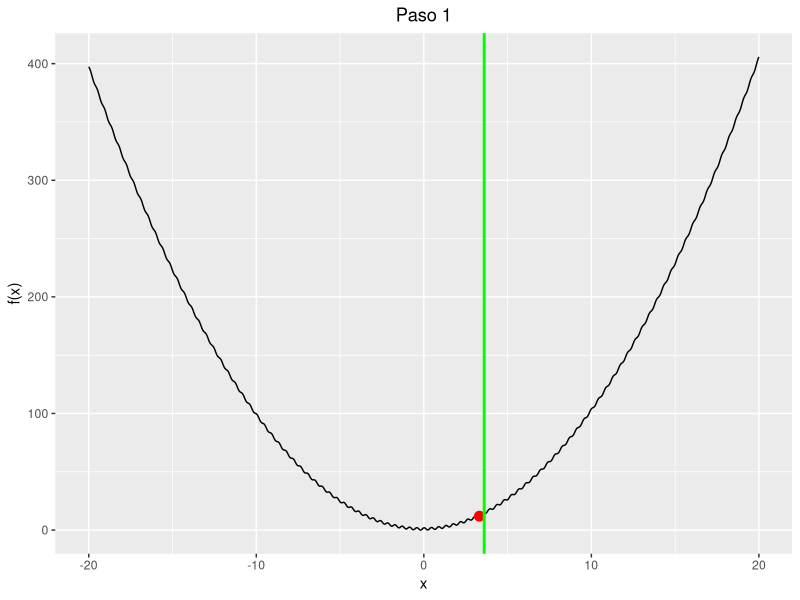
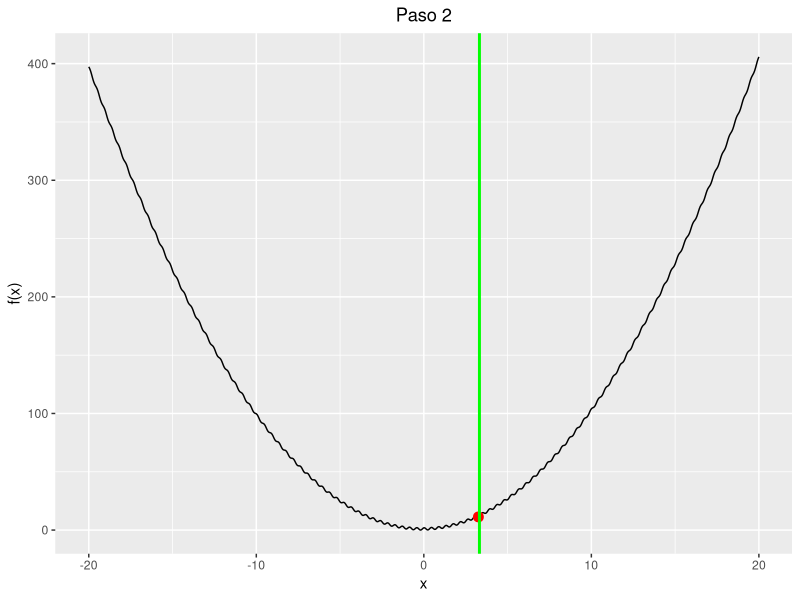
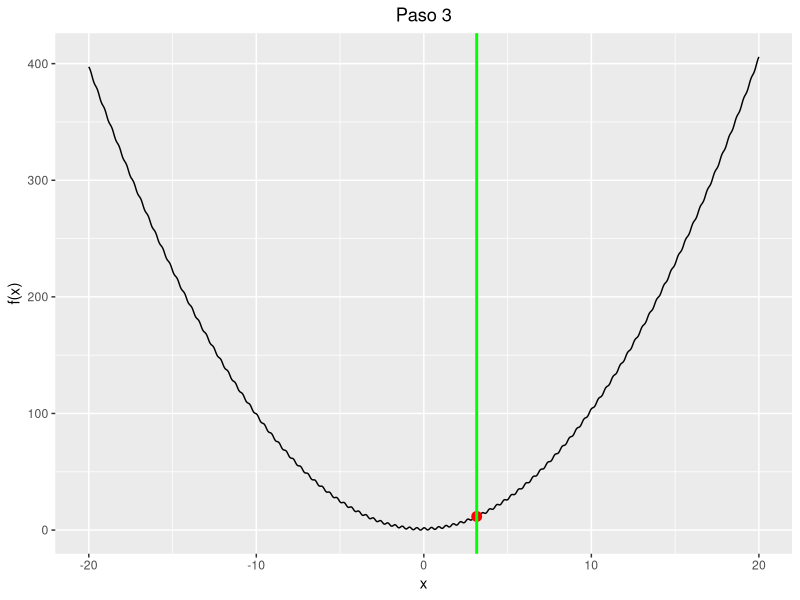
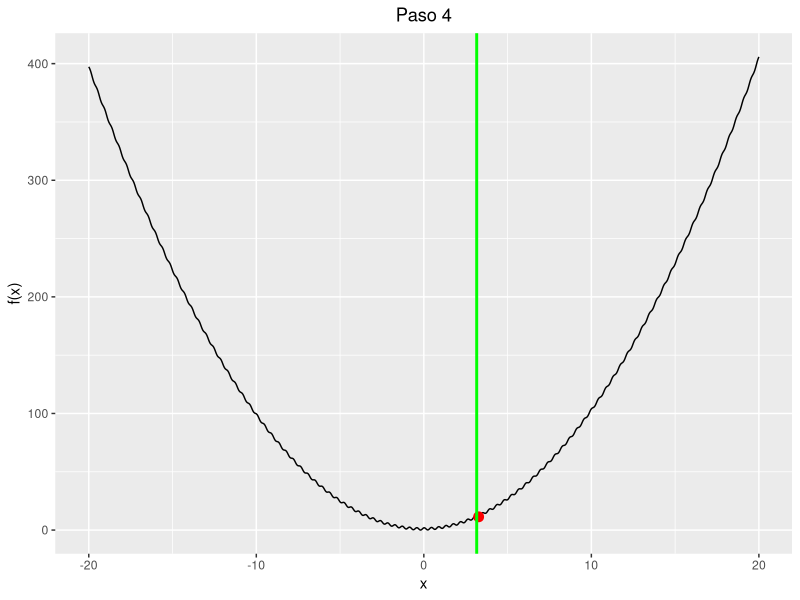
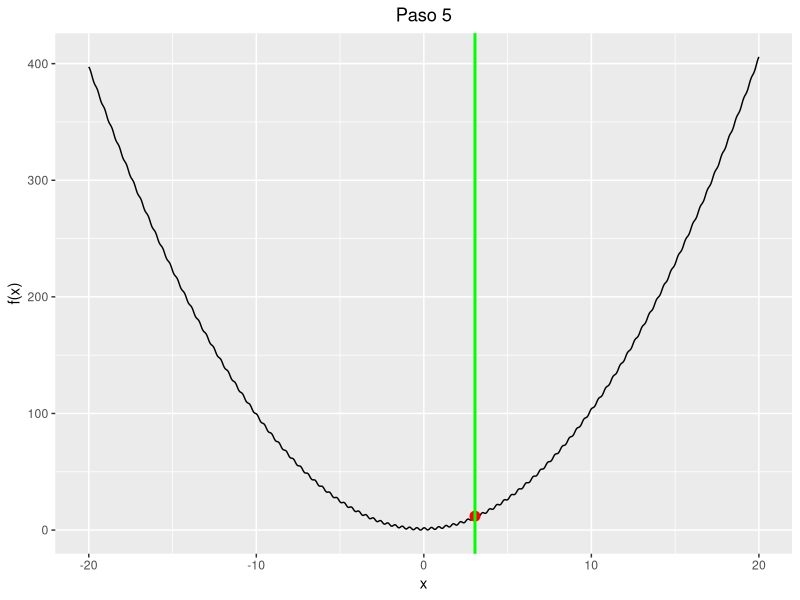
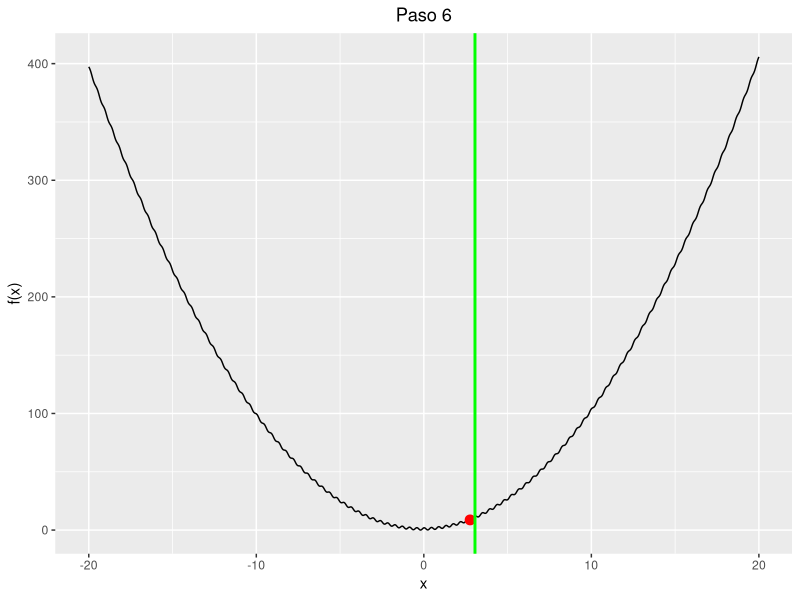
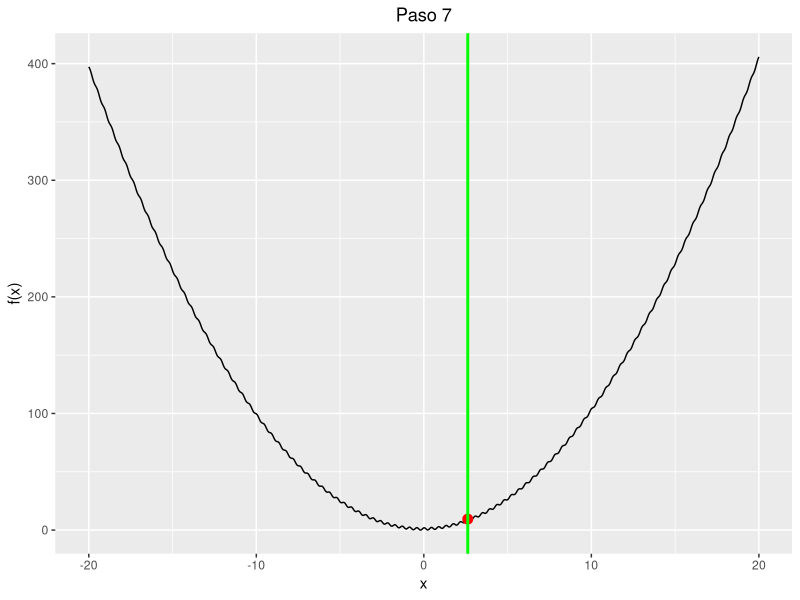
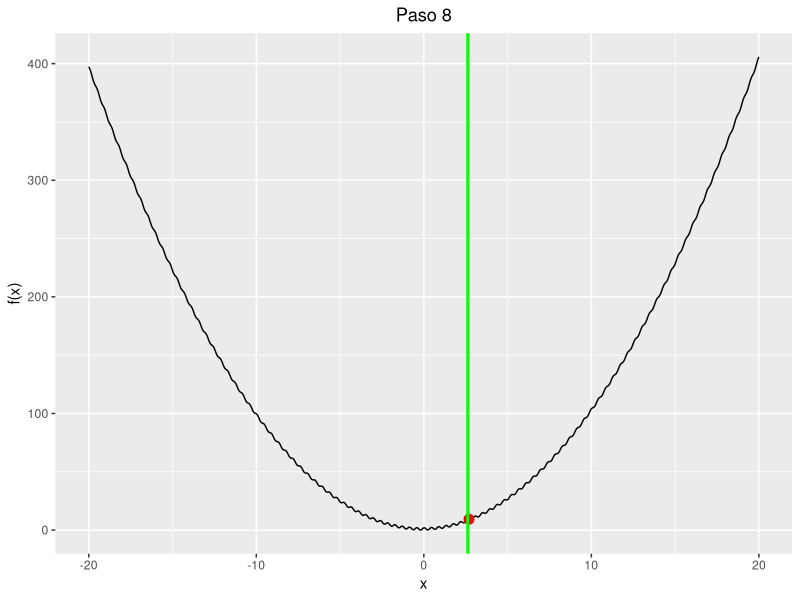

Write the R code that produced these figures, in order. (Note: this script raises an error after producing the figures.)
library(ggplot2)

f <- function(x) {
  return(cos(14.5*x - 0.3) + x * (x + 0.2) + 1.01)
}

low <- -20
high <- -low
x <- seq(low, high, 0.05)
step <- 0.3

tmax <- 50
varE<-seq(0.5,0.9,0.1)
varT<-seq(100,500,100)

for (E in varE){
  for (Temp in varT){
    
    curr<- runif(1, low, high)
    T0<-Temp
  
    for (pasos in 1:tmax){
      
    dx=runif(1,-step,step)
    xp<-curr+dx
    delta<-f(xp)-f(curr)
      
    if (delta>0){
      best<-xp
      curr<-xp}else{
      best<-curr
      if (runif(1)<exp(-(f(xp)-f(curr))/Temp)){
        curr<-xp
        Temp=Temp*E}}
      
      
        ggplot()+
        geom_line(aes(x,f(x)))+
        geom_point(aes(curr,f(curr)),size=3,color="red")+
        geom_vline(xintercept = best, linetype="solid", color = "green",size=1)+
        ggtitle(paste("Paso",pasos,sep=" "))+
        theme(plot.title = element_text(hjust = 0.5))+
        scale_y_continuous(name="f(x)") 
        
        ggsave(paste("p7","E",E,"T",T0,"Paso",pasos,".png", sep="_"))
    }
  }
}